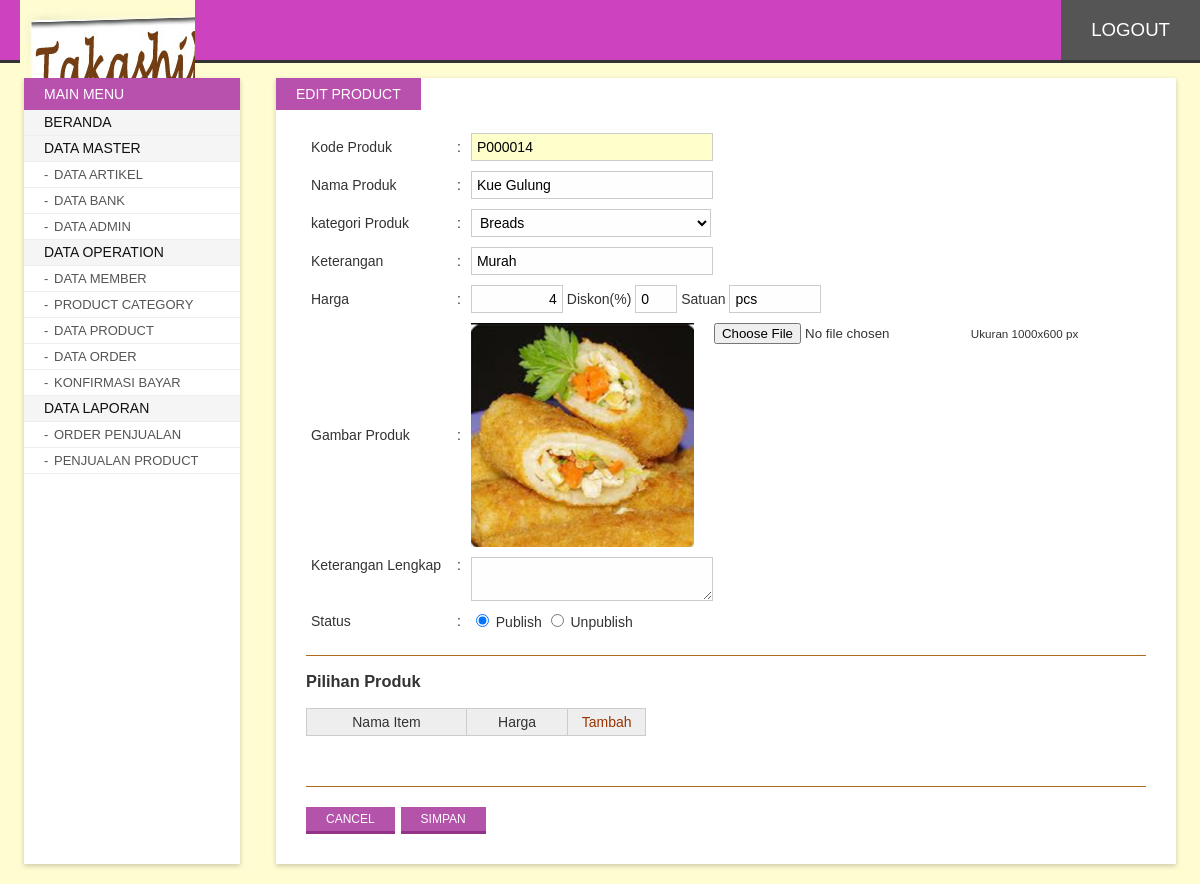
Screenshot of /admin/index.php?p=edProduct&id=14 (signed in) with the database file from the repository.
### tables this page shows
CREATE TABLE `produk` (
  `id` int(10) NOT NULL AUTO_INCREMENT,
  `kategori_id` int(10) DEFAULT NULL,
  `kode` varchar(10) DEFAULT NULL,
  `nama` varchar(250) DEFAULT NULL,
  `keterangan_singkat` tinytext,
  `keterangan_lengkap` text,
  `gambar` varchar(250) DEFAULT NULL,
  `harga` int(10) DEFAULT NULL,
  `diskon` int(10) DEFAULT '0',
  `satuan` varchar(50) DEFAULT '0',
  `createdate` datetime DEFAULT NULL,
  `lastupdate` timestamp NULL DEFAULT CURRENT_TIMESTAMP ON UPDATE CURRENT_TIMESTAMP,
  `status` int(2) DEFAULT '1' COMMENT '1= available, 0 = non aktif',
  PRIMARY KEY (`id`)
);

### admin/content/edProduct.php (the view, shortened to what this page needs)
<?php
	$doSql = "SELECT * FROM produk WHERE id='".$_GET['id']."'";
	$doQry = mysql_query($doSql);
	$r = mysql_fetch_array($doQry);
?>
<span class="page-title">Edit Product</span>
<div class="inner">
<form action="" method="post" enctype="multipart/form-data" name="formContent" id="formContent" onsubmit="tinymce.triggerSave(); return validateForm('formContent')">
<table width="100%" border="0" cellspacing="0" cellpadding="5">
  <tr>
      <td width="197">Kode Produk</td>
      <td width="3">:</td>
      <td width="1070"><input type="text" class="input required" name="kode" id="kode" readonly="readonly" style="background:#FFFFCC;" value="<?php echo $r['kode'];?>" /></td>
    </tr>
  <tr>
    <td width="197">Nama Produk</td>
    <td width="3">:</td>
    <td><input type="text" class="input required" name="nama" id="nama" value="<?php echo $r['nama'];?>" /></td>
  </tr>
  <tr>
    <td width="197">kategori Produk</td>
    <td width="3">:</td>
    <td><select class="input required" style="padding:4px; width:240px;" name="kategori_id" id="kategori_id">
      <?php
		$qq = mysql_query("SELECT * FROM kategori");
		while($rr = mysql_fetch_array($qq)){
			$sel = $r['kategori_id']==$rr['id']?'selected':'';
        	echo '<option value="'.$rr['id'].'" '.$sel.'>'.$rr['nama'].'</option>';
		} ?>
    </select></td>
  </tr>
  <tr>
    <td width="197">Keterangan</td>
    <td width="3">:</td>
    <td><input name="keterangan_singkat" type="text" class="input" id="keterangan_singkat" value="<?php echo $r['keterangan_singkat'];?>" /></td>
  </tr>
  <tr>
    <td width="197">Harga</td>
    <td width="3">:</td>
    <td><input name="price" type="text" class="input required price" id="price" style="width:80px;" value="<?php echo $r['harga'];?>" />
Diskon(%)
  <input name="diskon" type="text" class="input number" id="diskon" style="width:30px;" value="<?php echo $r['diskon'];?>" />
Satuan
<input name="satuan" type="text" class="input required" id="satuan" style="width:80px;" value="<?php echo $r['satuan'];?>" /></td>
  </tr>
  <tr>
    <td valign="middle">Gambar Produk</td>
    <td valign="middle">:</td>
    <td valign="middle"><span style="float:left; margin-right:20px;"><img src="../<?php echo $r['gambar'] ?>" alt=""></span>
    	<input type="file" name="upload" id="upload" />
        <small>Ukuran 1000x600 px</small></td>
  </tr>
  <tr>
    <td valign="top">Keterangan Lengkap</td>
    <td valign="top">:</td>
    <td><textarea name="keterangan_lengkap" class="input required" id="keterangan_lengkap"><?php echo html_entities_decode($r['keterangan_lengkap']);?></textarea></td>
  </tr>
  <tr>
    <td>Status</td>
    <td>:</td>
    <td><input name="status" type="radio" id="radio" value="1" <?php echo $r['status']=='1'?'checked="checked"':'';?> />
      Publish
        <input type="radio" name="status" id="radio2" value="0" <?php echo $r['status']=='0'?'checked="checked"':'';?> />
      Unpublish</td>
  </tr>
</table>
<hr />
<h3>Pilihan Produk</h3>
  <table width="340" border="0" cellpadding="5" cellspacing="1" bgcolor="#CCCCCC" id="ticketTable">
   <thead>
    <tr>
      <td width="170" align="center" bgcolor="#EEEEEE">Nama Item</td>
      <td width="100" align="center" bgcolor="#EEEEEE">Harga</td>
      <td width="70" align="center" bgcolor="#EEEEEE"><a href="javascript:void(0);" onclick="addCell();">Tambah</a></td>
    </tr>
   </thead>
  </table>
  <p>&nbsp;</p>
<hr />
  <input type="button" value="Cancel" class="button" onclick="window.location='index.php?p=product';" />
  <input type="submit" value="Simpan" class="button" />
</form>
</div>

### admin/asset/css/style.css (style rules this page uses)
body#bd { font-family:Calibri, Arial, Helvetica, sans-serif; background:#fffcd2; overflow-y:scroll; font-size:14px; color:#333; padding:0; margin:0; }
.button, .button:hover, .button:focus, .animate, .animate:hover, .pagination li a, .pagination li a:hover, .navigation ul li a, .navigation ul li a:hover, .searchform #search, .searchform #search:focus, #listTable tbody tr, #listTable tbody tr:hover { -webkit-transition: all 0.3s ease-in-out; -moz-transition: all 0.3s ease-in-out; -ms-transition: all 0.3s ease-in-out; -o-transition: all 0.3s ease-in-out; transition: all 0.3s ease-in-out; }
a { text-decoration:none; color:#993300; }
.input { border:solid 1px #ccc; background:#FEFEFE; padding:5px 5px; font-size:14px; width:230px; outline:none; font-family:inherit; }
.button { background:#b453aa; color:#fff; font-size:12px; padding:5px 20px; border:none; cursor:pointer; text-transform:uppercase; margin:10px 2px 0 0; border-bottom:solid 3px #923388; }
div.contentwrap span.page-title { text-transform:uppercase; background:#b851ad; padding:8px 20px; position:absolute; color:#fff; left:0; top:0; }
div.contentwrap > .inner { margin:0 30px; font-size:14px; padding:50px 0 30px; }
#formContent hr { background:none; height:0; border:none; border-top:solid 1px #a96c1d; margin:20px 0 10px; clear:both; }

### rows the page displays
produk: kode "P000014", nama "Kue Gulung", keterangan_singkat "Murah", price "4", diskon "0", satuan "pcs", gambar (picture), status "☑"

### other values shown
form field kategori_id "Breads"
